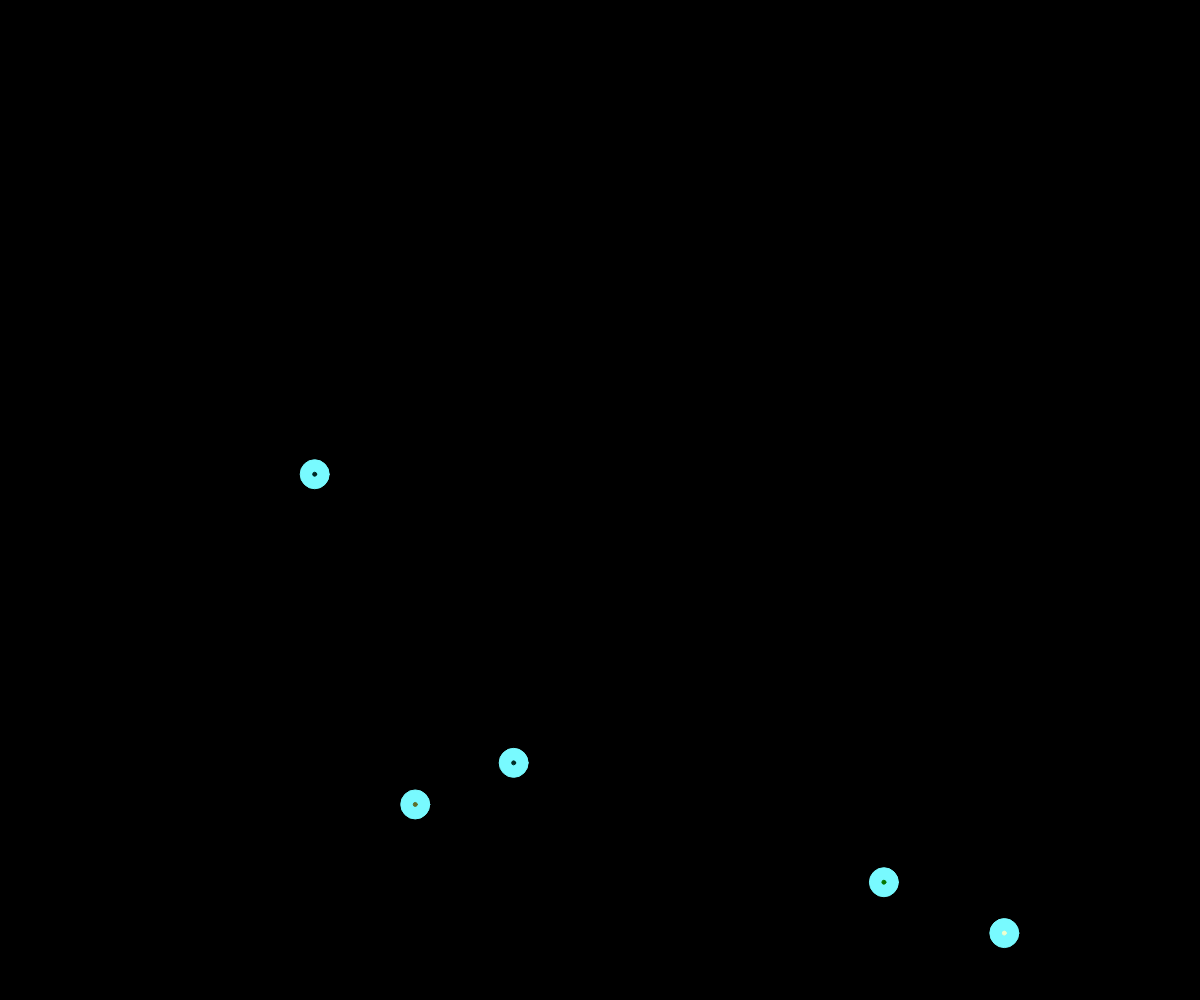
Frame 1 (no input)
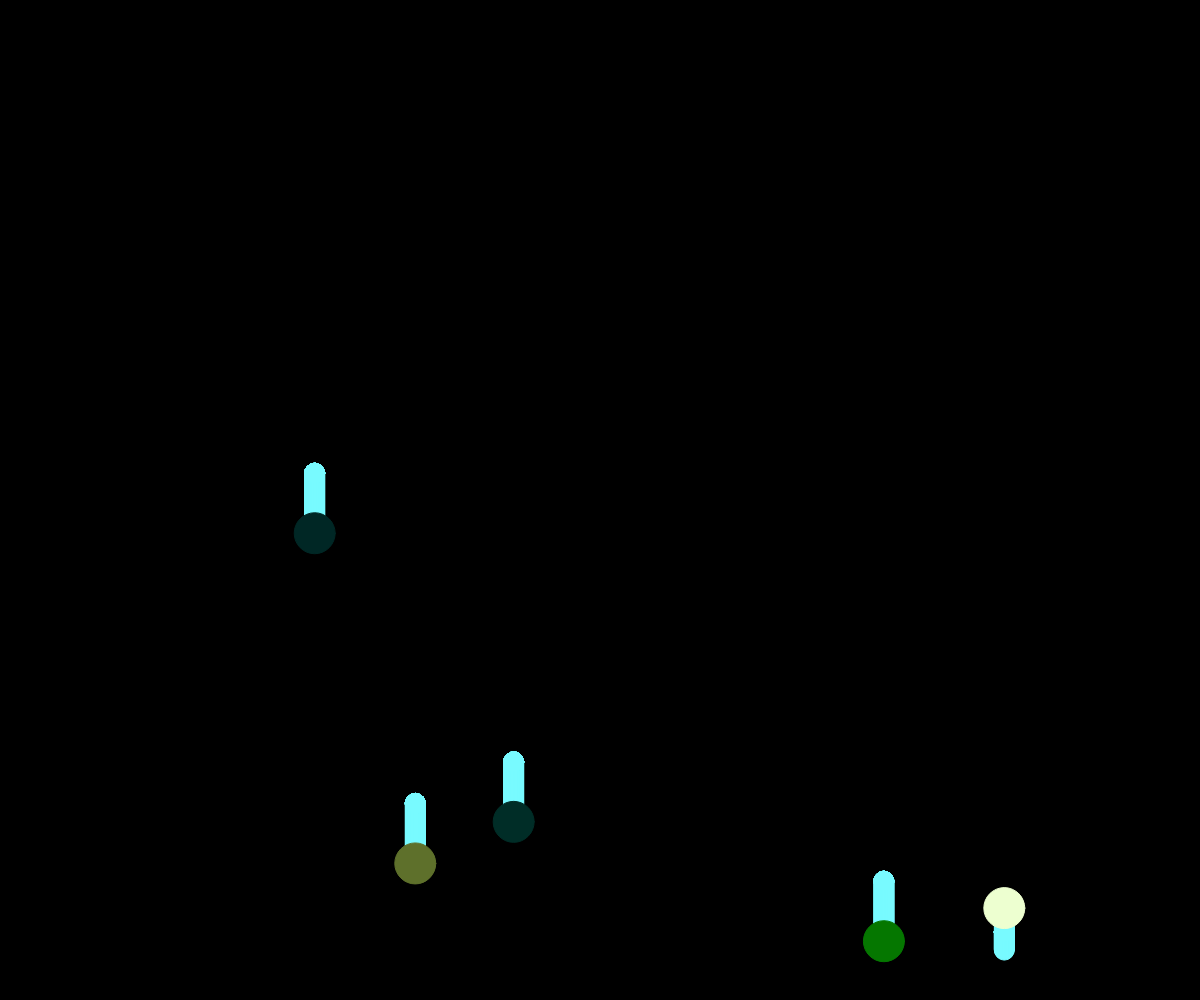
Frame 60 (no input)
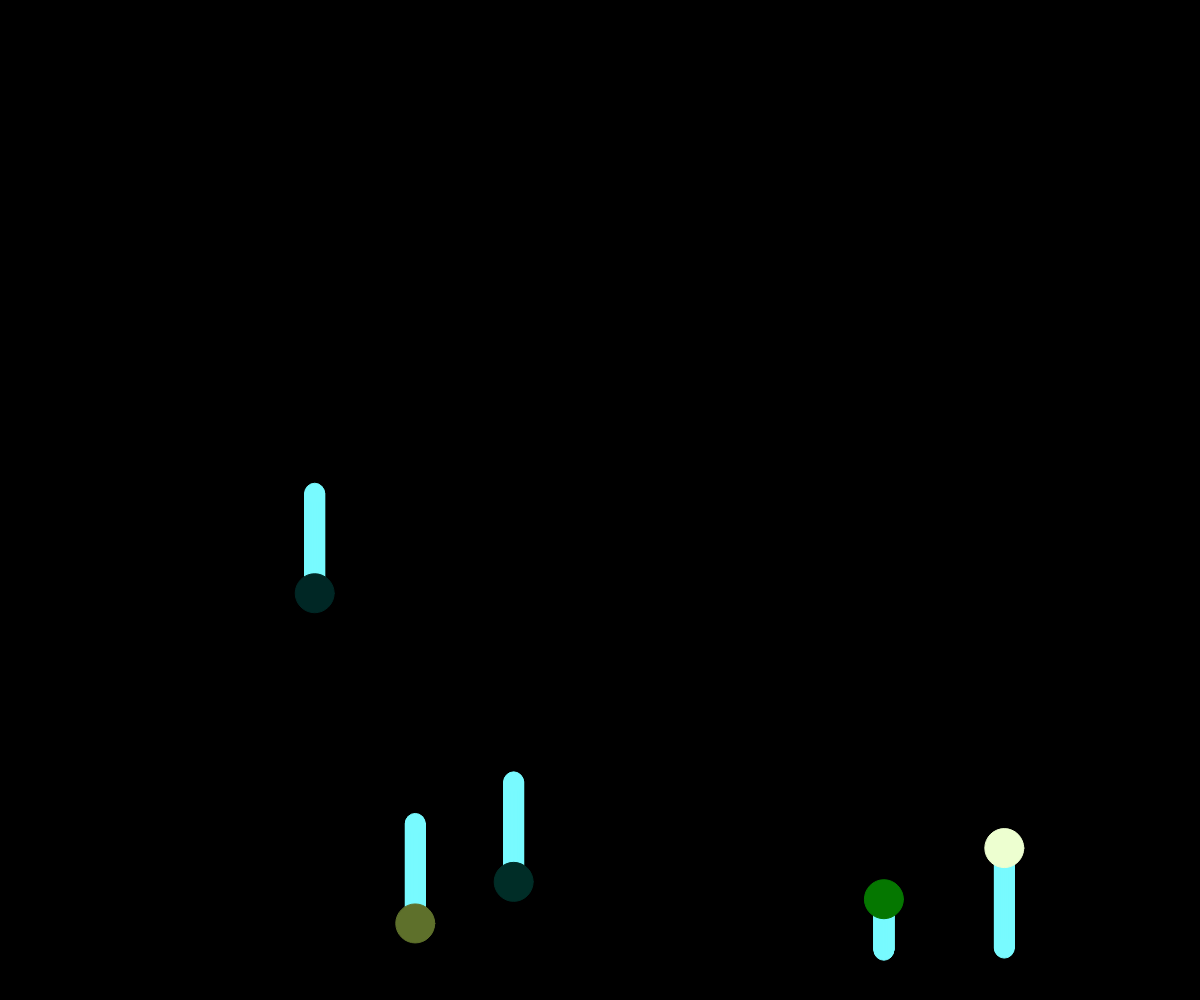
Frame 120 (the mouse pressed at the canvas centre since frame 60)

The p5.js sketch that drew these frames (run headless with seeded random() and noise() and a simulated clock; from frame 60 on, the mouse is pressed at the canvas centre):

// p5.js sketch
// ── sketch.js
let trailSize = 100;

function setup() {
  colorMode(HSB);
  pulsars = [];
  let colors = [random(255), random(255), random(255)];
  for (let i = 0; i < 5; i++){
    pulsars.push(new Pulsar(colors));
  }
  var cnv = createCanvas(window.innerWidth, window.innerHeight);
  cnv.style('display', 'block');
}

function draw() {
  background(0);
  for (let i = 0; i < 5; i++){
    pulsars[i].show();
  }
}

function windowResized(){
  resizeCanvas(window.innerWidth, window.innerHeight);
}

class Sun{ //just a ball that pulses

  constructor(color, s, x, y){
    this.x = x;
    this.y = y;
    this.size = s;
    this.color = color;
    this.goingDown = true;
    this.isGrowing = false;
  }

  update(){
    if (this.isGrowing == true){
      if (this.size > 50)
        this.isGrowing = false;
      this.size += 1;
    }
    else{
      if (this.size < 25)
        this.isGrowing = true;
      this.size -= 1;
    }

    if (this.y + 50 < window.innerHeight && this.goingDown){
      this.y += 1;
    }
    else{
      this.goingDown = false;
    }
    if (this.goingDown == false){
      this.y -= 1;
    }
    if (this.y - 50 < 0){
      this.goingDown = true;
    }
  }

  show(){
    this.update();
    fill(this.color);
    stroke(this.color);
    circle(this.x, this.y, this.size);
  }
}

class Pulsar{ //two suns pulsing together with a trail

  constructor(colors){
    let x = random(window.innerWidth);
    let y = random(window.innerHeight);
    this.rays = [];
    this.rays.push(new Sun(color(colors), 30, x, y));
    this.rays.push(new Sun(color(random(255), random(255), random(255)), 5, x, y));
    this.Trail = [];
    this.Trail.push(new Trail(colors, this.rays[0]));
    for (let i = 1; i < trailSize; i++){
      this.Trail.push(new Trail(colors, this.Trail[i - 1]));
    }
  }

  show(){
    this.Trail[0].update(this.rays[0].x, this.rays[0].y);
    this.Trail[0].show();
    for (let i = 1; i < trailSize; i++){
      this.Trail[i].update(this.Trail[i - 1].lastX, this.Trail[i - 1].lastY);
      this.Trail[i].show();
    }
    this.rays[0].show();
    this.rays[1].show();
  }
}

class Trail{

  constructor(colors, head){
    this.x = head.x;
    this.y = head.y;
    this.lastY = this.y;
    this.lastX  = this.x;
    this.color = colors;
  }

  show(){
    fill(this.color);
    stroke(this.color);
    circle(this.x, this.y, 20);
  }

  update(x, y){
    this.lastX = this.x;
    this.lastY = this.y;
    this.x = x;
    this.y = y;
  }
}
